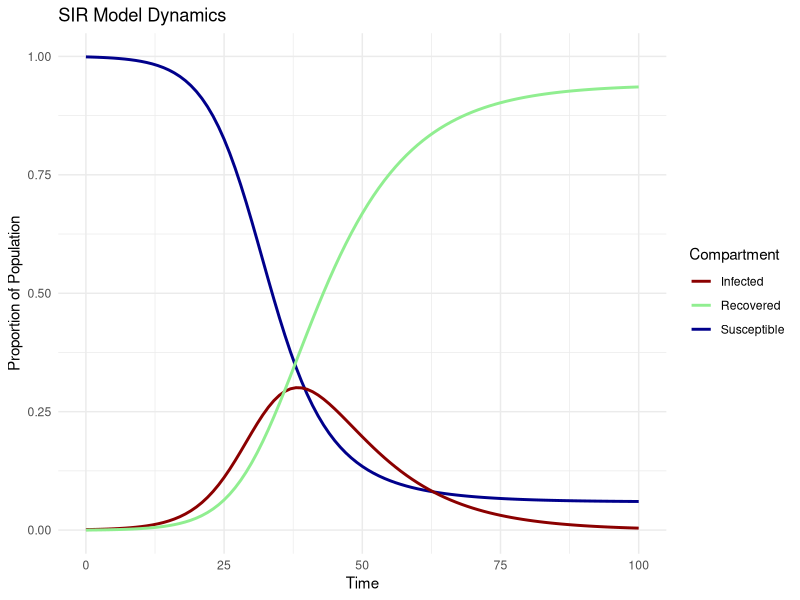
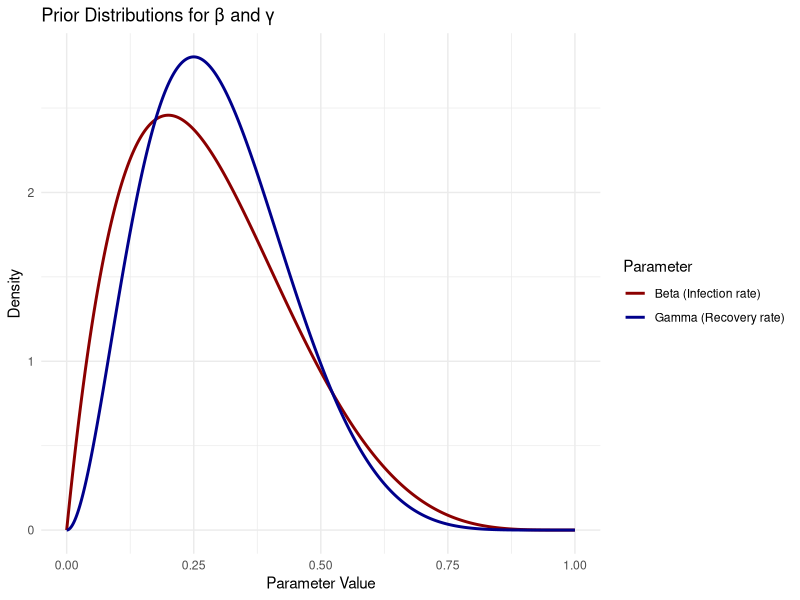
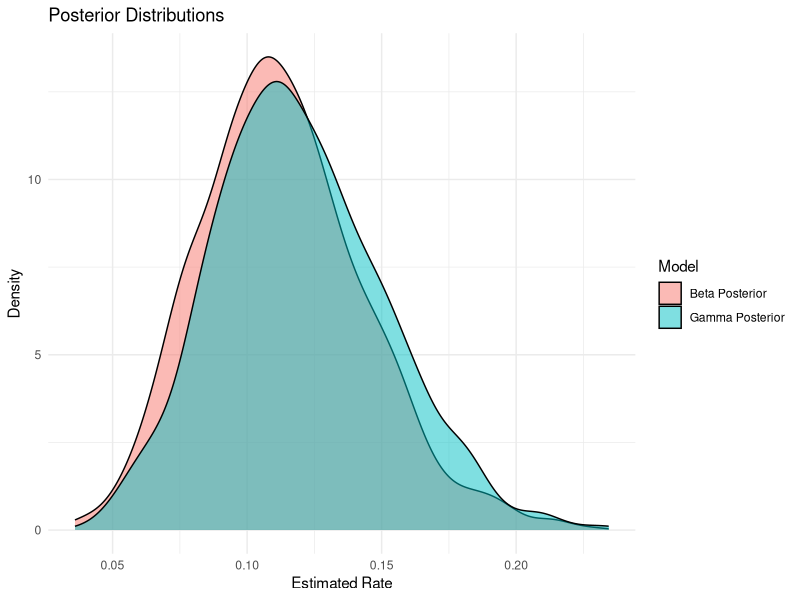
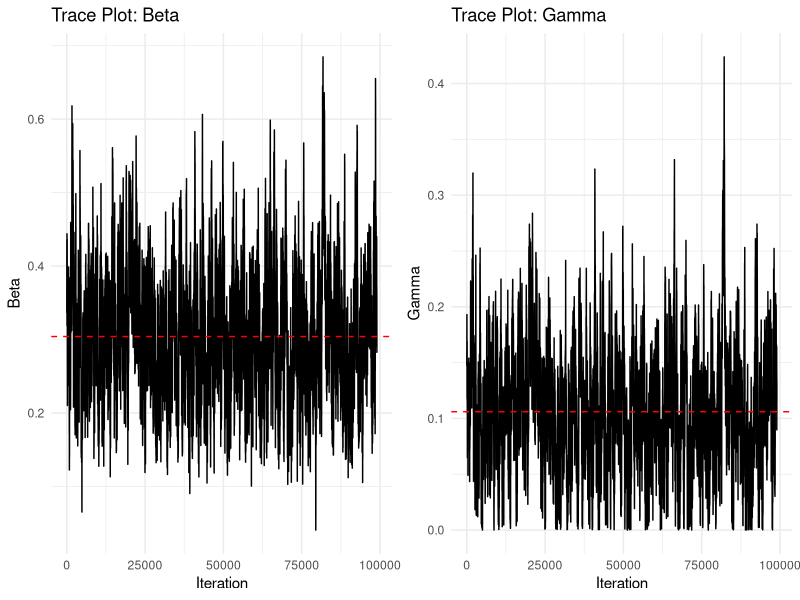
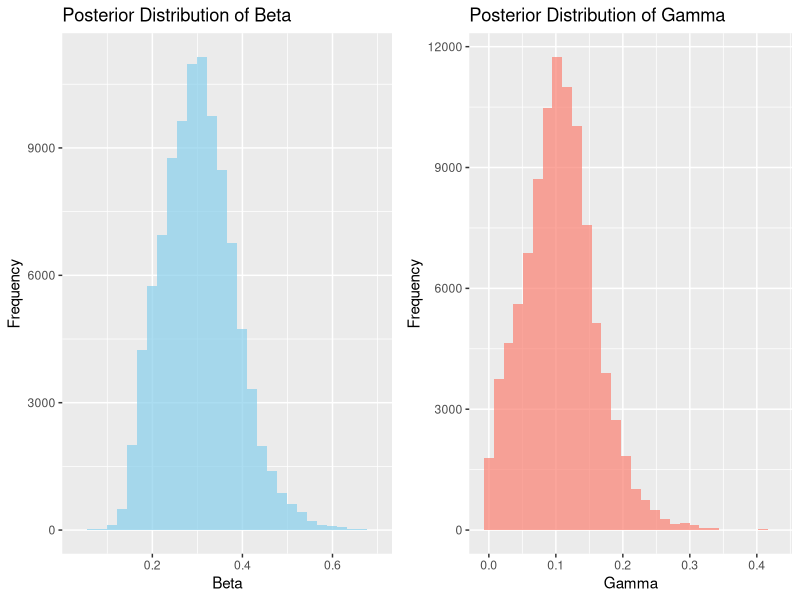
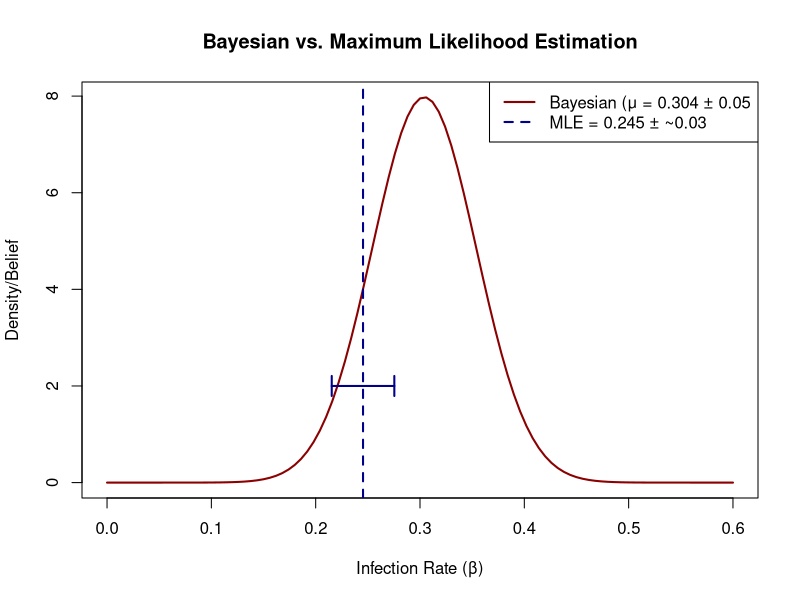
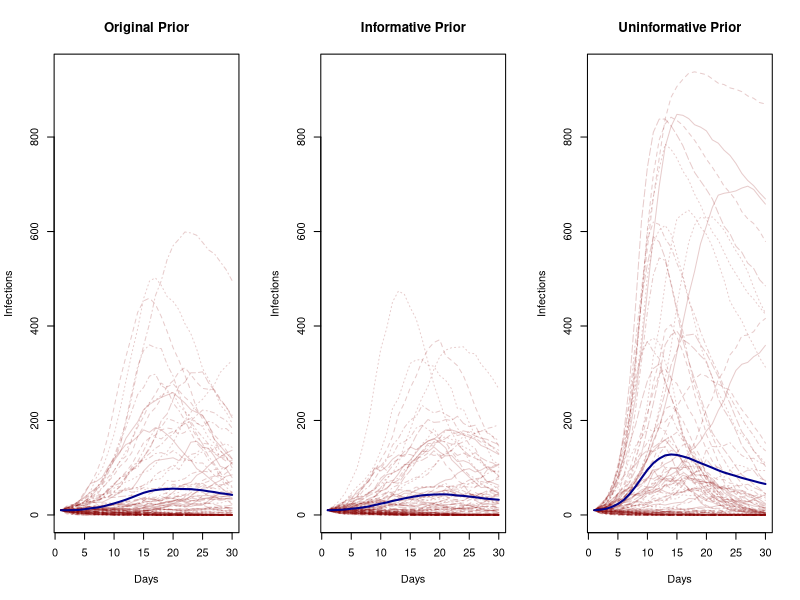
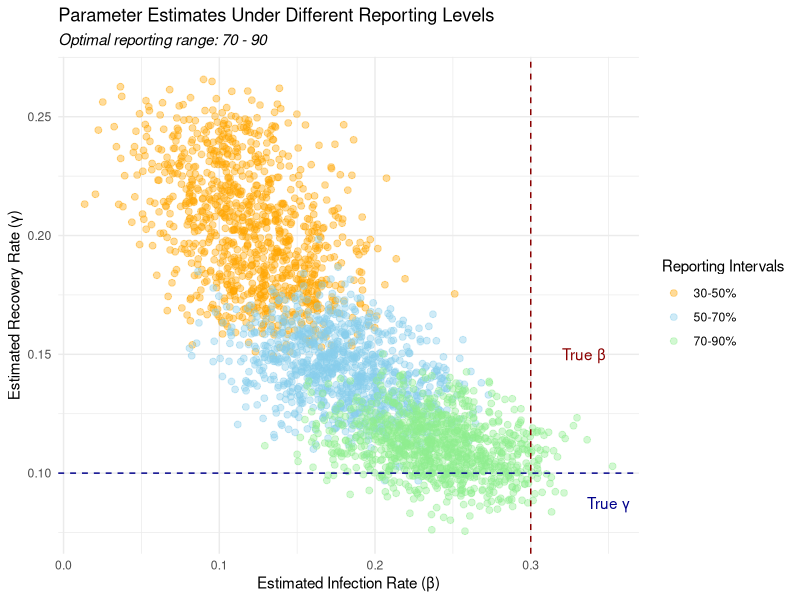

These figures' R source, in order:
## ---- chunk 1
# Load necessary libraries
library(ggplot2)
library(deSolve)
library(MASS)
library(coda)
library(MCMCpack)
# SIR model visualization
sir_model <- function(time, state, parameters) {
  with(as.list(c(state, parameters)), {
    dS <- -beta * S * I
    dI <- beta * S * I - gamma * I
    dR <- gamma * I
    return(list(c(dS, dI, dR)))
  })
}

init <- c(S = 0.999, I = 0.001, R = 0)
times <- seq(0, 100, by = 1)
params <- c(beta = 0.3, gamma = 0.1)

out <- as.data.frame(ode(y = init, times = times, func = sir_model, parms = params))

ggplot(out, aes(x = time)) +
  geom_line(aes(y = S, color = "Susceptible"), size = 1) +
  geom_line(aes(y = I, color = "Infected"), size = 1) +
  geom_line(aes(y = R, color = "Recovered"), size = 1) +
  labs(title = "SIR Model Dynamics",
       x = "Time",
       y = "Proportion of Population",
       color = "Compartment") +
  theme_minimal() +
  scale_color_manual(values = c("Susceptible" = "darkblue", 
                               "Infected" = "darkred", 
                               "Recovered" = "lightgreen"))
## ---- chunk 2
set.seed(123)
# Beta priors for infection rate β and recovery rate γ
beta_prior <- rbeta(1000, 2, 5)
gamma_prior <- rbeta(1000, 3, 7)
# Rates
mean(beta_prior)
mean(gamma_prior)
## ---- chunk 3
# Prior distributions visualization
x <- seq(0, 1, length.out = 1000)
beta_prior <- dbeta(x, 2, 5)
gamma_prior <- dbeta(x, 3, 7)

priors_df <- data.frame(
  x = rep(x, 2),
  density = c(beta_prior, gamma_prior),
  parameter = rep(c("Beta (Infection rate)", "Gamma (Recovery rate)"), each = 1000)
)

ggplot(priors_df, aes(x = x, y = density, color = parameter)) +
  geom_line(size = 1) +
  labs(title = "Prior Distributions for β and γ",
       x = "Parameter Value",
       y = "Density",
       color = "Parameter") +
  theme_minimal() +
  scale_color_manual(values = c("darkred", "darkblue"))

## ---- chunk 4
library(ggplot2)
new_cases <- 10
total_tests <- 100
set.seed(123)
beta_posterior <- rbeta(1000, 2 + new_cases, 5 + (total_tests - new_cases))
gamma_posterior <- rbeta(1000, 3 + new_cases, 7 + (total_tests - new_cases))

# Posterior means 
mean_beta <- mean(beta_posterior)
mean_gamma <- mean(gamma_posterior)

# 95% credible intervals
ci_beta <- quantile(beta_posterior, c(0.025, 0.975))
ci_gamma <- quantile(gamma_posterior, c(0.025, 0.975))

# Plot the posterior distributions
df <- data.frame(
  value = c(beta_posterior, gamma_posterior),
  model = factor(c(rep("Beta Posterior", 1000), rep("Gamma Posterior", 1000)))
)

ggplot(df, aes(x = value, fill = model)) +
  geom_density(alpha = 0.5) +
  labs(title = "Posterior Distributions",
       x = "Estimated Rate",
       y = "Density",
       fill = "Model") +
  theme_minimal()
## ---- chunk 5
# Print summary results
cat("Beta Posterior Mean:", round(mean_beta, 4), "\n")
cat("Beta 95% Credible Interval:", round(ci_beta[1], 4), "-", round(ci_beta[2], 4), "\n\n")

cat("Gamma Posterior Mean:", round(mean_gamma, 4), "\n")
cat("Gamma 95% Credible Interval:", round(ci_gamma[1], 4), "-", round(ci_gamma[2], 4), "\n")

## ---- chunk 6
# Setup and Simulation
set.seed(123)
true_beta <- 0.3
true_gamma <- 0.1
N <- 1000
I0 <- 10
days <- 30

simulate_sir <- function(beta, gamma, N, I0, days) {
  S <- numeric(days)
  I <- numeric(days)
  R <- numeric(days)
  
  S[1] <- N - I0
  I[1] <- I0
  R[1] <- 0
  
  for (t in 2:days) {
    new_inf <- rbinom(1, S[t - 1], 1 - exp(-beta * I[t - 1] / N))
    new_rec <- rbinom(1, I[t - 1], 1 - exp(-gamma))
    
    S[t] <- S[t - 1] - new_inf
    I[t] <- I[t - 1] + new_inf - new_rec
    R[t] <- R[t - 1] + new_rec
  }
  
  return(I)
}
# Simulate observed data
observed_I <- simulate_sir(true_beta, true_gamma, N, I0, days)
observed_I
## ---- chunk 7
mh_sampler <- function(data, N, I0, n_iter = 100000, burn_in = 1000) {
  beta <- 0.2
  gamma <- 0.15
  beta_samples <- numeric(n_iter)
  gamma_samples <- numeric(n_iter)
  accepted <- 0  # Track number of accepted proposals
  
  prior_beta <- function(b) dbeta(b, 2, 5, log = TRUE)
  prior_gamma <- function(g) dbeta(g, 3, 7, log = TRUE)
  
  log_likelihood <- function(b, g) {
    pred <- simulate_sir(b, g, N, I0, length(data))
    sum(dpois(data, lambda = pred, log = TRUE))
  }
  
  for (i in 1:n_iter) {
    beta_prop <- rnorm(1, beta, 0.02)
    gamma_prop <- rnorm(1, gamma, 0.01)
    
    if (beta_prop <= 0 || beta_prop >= 1 || gamma_prop <= 0 || gamma_prop >= 1) {
      beta_samples[i] <- beta
      gamma_samples[i] <- gamma
      next
    }
    
    log_ratio <- (
      log_likelihood(beta_prop, gamma_prop) + 
      prior_beta(beta_prop) + 
      prior_gamma(gamma_prop)
    ) - (
      log_likelihood(beta, gamma) + 
      prior_beta(beta) + 
      prior_gamma(gamma)
    )
    
    if (log(runif(1)) < log_ratio) {
      beta <- beta_prop
      gamma <- gamma_prop
      accepted <- accepted + 1
    }
    
    beta_samples[i] <- beta
    gamma_samples[i] <- gamma
  }
  
  # Remove burn-in
  beta_final <- beta_samples[-(1:burn_in)]
  gamma_final <- gamma_samples[-(1:burn_in)]
  
  return(list(
    beta = beta_final,
    gamma = gamma_final,
    accept_rate = accepted / n_iter
  ))
}
## ---- chunk 8
# Run MH Sampler 
set.seed(123)
results <- mh_sampler(observed_I, N, I0)

# Posterior Summary 
beta_mean <- mean(results$beta)
gamma_mean <- mean(results$gamma)
accept_rate <- results$accept_rate

beta_ci <- quantile(results$beta, probs = c(0.025, 0.975))
gamma_ci <- quantile(results$gamma, probs = c(0.025, 0.975))

cat("Estimated beta (mean):", beta_mean, "\n")
cat("Estimated gamma (mean):", gamma_mean, "\n")
cat("Acceptance rate:", accept_rate, "\n")
cat("95% Credible Interval for beta:", beta_ci, "\n")
cat("95% Credible Interval for gamma:", gamma_ci, "\n")
## ---- chunk 9
# Required for plotting
library(ggplot2)
library(gridExtra)

# Trace Plots 
trace_beta <- qplot(1:length(results$beta), results$beta, geom = "line") +
  ggtitle("Trace Plot: Beta") +
  xlab("Iteration") + ylab("Beta") +
  theme_minimal() +
  geom_hline(yintercept = beta_mean, linetype = "dashed", color = "red")

trace_gamma <- qplot(1:length(results$gamma), results$gamma, geom = "line") +
  ggtitle("Trace Plot: Gamma") +
  xlab("Iteration") + ylab("Gamma") +
  theme_minimal() +
  geom_hline(yintercept = gamma_mean, linetype = "dashed", color = "red")
grid.arrange(trace_beta, trace_gamma, nrow = 1)
# Histograms
hist_beta <- qplot(results$beta, bins = 30, fill = I("skyblue"), alpha = I(0.7)) +
  ggtitle("Posterior Distribution of Beta") +
  xlab("Beta") + ylab("Frequency")

hist_gamma <- qplot(results$gamma, bins = 30, fill = I("salmon"), alpha = I(0.7)) +
  ggtitle("Posterior Distribution of Gamma") +
  xlab("Gamma") + ylab("Frequency")
grid.arrange(hist_beta, hist_gamma, nrow = 1)
## ---- chunk 10
set.seed(123)
# Maximum Likelihood Estimation (MLE)
mle_optim <- function(params, data) {
  beta <- params[1]; gamma <- params[2]
  
  # Ensure parameters are within valid bounds
  if (beta <= 0 || gamma <= 0 || beta >= 1 || gamma >= 1) return(Inf)
  
  # Simulate infections with current parameters
  I_sim <- tryCatch(simulate_sir(beta, gamma, N, I0, length(data)), 
                    error = function(e) return(rep(NA, length(data))))
  
  # Penalize invalid simulations
  if (any(is.na(I_sim)) || any(I_sim < 0)) return(1e6)
  
  # Negative log-likelihood using Poisson approximation
  -sum(dpois(data, lambda = pmax(I_sim, 1e-6), log = TRUE))
}

# Run MLE optimizer
mle_result <- optim(
  par = c(0.2, 0.1),  # Initial guesses for beta and gamma
  fn = mle_optim,
  method = "Nelder-Mead",
  data = observed_I
)

# Print Results for Comparison
cat("Bayesian Estimates:\n")
cat("β (mean):", round(beta_mean, 5), "\n")
cat("γ (mean):", round(gamma_mean, 5), "\n")

cat("MLE Estimates:\n")
cat("β:", round(mle_result$par[1], 5), "\n")
cat("γ:", round(mle_result$par[2], 5), "\n")


## ---- chunk 11
# Bayesian Posterior (Uncertainty) vs. MLE Point Estimate
curve(dnorm(x, mean=beta_mean, sd=0.05), xlim=c(0,0.6), col="darkred", lwd=2,
      main="Bayesian vs. Maximum Likelihood Estimation",
      xlab="Infection Rate (β)", ylab="Density/Belief")
# MLE Point Estimate (from our optimization result)
abline(v=mle_result$par[1], col="darkblue", lwd=2, lty=2)
# Add uncertainty range for MLE (approximate 95% CI)
arrows(x0=mle_result$par[1]-0.03, y0=2, x1=mle_result$par[1]+0.03, y1=2, 
       col="darkblue", code=3, angle=90, length=0.1, lwd=2)
legend("topright", 
       legend=c(paste("Bayesian (μ =", round(beta_mean,3), "± 0.05"), 
               paste("MLE =", round(mle_result$par[1],3), "± ~0.03")),
       col=c("darkred", "darkblue"), lty=c(1,2), lwd=2)
## ---- chunk 12
# Define function to simulate SIR with different priors
simulate_sir_priors <- function(beta_prior_a, beta_prior_b, 
                               gamma_prior_a, gamma_prior_b, 
                               n_sim = 100, days = 30) {
  set.seed(123)
  forecasts <- matrix(NA, nrow = n_sim, ncol = days)
  
  for (i in 1:n_sim) {
    # Sample from priors
    beta <- rbeta(1, beta_prior_a, beta_prior_b)
    gamma <- rbeta(1, gamma_prior_a, gamma_prior_b)
    
    # Simulate outbreak
    sim <- simulate_sir(beta, gamma, N = 1000, I0 = 10, days = days)
    forecasts[i,] <- sim
  }
  
  return(forecasts)
}

# Run with different priors
priors <- list(
  Original = list(beta_a = 2, beta_b = 5, gamma_a = 3, gamma_b = 7),
  Informative = list(beta_a = 4, beta_b = 10, gamma_a = 6, gamma_b = 14),
  Uninformative = list(beta_a = 1, beta_b = 1, gamma_a = 1, gamma_b = 1)
)

# Simulate forecasts for each set of priors
results <- lapply(priors, function(p) {
  simulate_sir_priors(p$beta_a, p$beta_b, p$gamma_a, p$gamma_b)
})

# Plot comparison of results for each prior
par(mfrow = c(1, 3))  # Create 1 row, 3 column grid for plots
for (i in 1:3) {
  matplot(t(results[[i]]), type = "l", col = adjustcolor("darkred", 0.2),
          main = paste(names(priors)[i], "Prior"),
          xlab = "Days", ylab = "Infections",
          ylim = c(0, max(unlist(results))))  
  lines(colMeans(results[[i]]), col = "darkblue", lwd = 2)  # Add line for average infection curve
}

## ---- chunk 13
library(ggplot2)
library(reshape2)

# True parameters
true_beta <- 0.3
true_gamma <- 0.1

# Define reporting intervals as ranges (30-50%, 50-70%, 70-90%)
reporting_ranges <- list(
  c(0.3, 0.5),
  c(0.5, 0.7),
  c(0.7, 0.9)
)

# Simulate data for each range
set.seed(123)
results_list <- lapply(reporting_ranges, function(range) {
  reporting_level <- runif(1000, min = range[1], max = range[2]) # Random levels within each range
  data.frame(
    reporting_min = range[1],
    reporting_max = range[2],
    beta_est = true_beta * reporting_level + rnorm(1000, sd = 0.03),
    gamma_est = true_gamma / (reporting_level + 0.1) + rnorm(1000, sd = 0.01)
  )
})

# Combine results
results_df <- do.call(rbind, results_list)

# Create interval labels for legend
results_df$reporting_interval <- paste0(
  results_df$reporting_min*100, "-", 
  results_df$reporting_max*100, "%"
)

# Find optimal range (where estimates are closest to truth)
results_df$total_error <- abs(results_df$beta_est - true_beta) + abs(results_df$gamma_est - true_gamma)
optimal_range <- results_df[which.min(results_df$total_error), c("reporting_min", "reporting_max")]

# Plot with interval-based legend
ggplot(results_df, aes(x = beta_est, y = gamma_est, 
                      color = factor(reporting_interval, 
                                    levels = unique(results_df$reporting_interval)))) +
  geom_point(alpha = 0.4, size = 2) +
  geom_vline(xintercept = true_beta, linetype = "dashed", color = "darkred") +
  geom_hline(yintercept = true_gamma, linetype = "dashed", color = "darkblue") +
  labs(
    title = "Parameter Estimates Under Different Reporting Levels",
    subtitle = paste("Optimal reporting range:", optimal_range$reporting_min*100, "-", 
                    optimal_range$reporting_max*100),
    x = "Estimated Infection Rate (β)",
    y = "Estimated Recovery Rate (γ)",
    color = "Reporting Intervals"
  ) +
  scale_color_manual(values = c("orange", "skyblue", "lightgreen")) + 
  theme_minimal() +
  theme(
    legend.position = "right",
    plot.subtitle = element_text(face = "italic")
  ) +
  annotate("text", x = true_beta + 0.02, y = 0.15, 
           label = "True β", color = "darkred", hjust = 0) +
  annotate("text", x = 0.35, y = true_gamma - 0.01, 
           label = "True γ", color = "darkblue", vjust = 1)
## ---- chunk 14
# Policy decision analysis based on uncertainty
policy_analysis <- function(beta_posterior, gamma_posterior) {
  # Calculate probability that beta exceeds threshold 
  prob_high_beta <- mean(beta_posterior > 0.3)
  
  # Calculate probability that R0 (beta/gamma) > 1
  R0_samples <- beta_posterior / gamma_posterior
  prob_R0_gt1 <- mean(R0_samples > 1)
  
  # Policy recommendations with conditions
  recommendations <- list()
  recommendations$lockdown <- ifelse(prob_high_beta > 0.8, "Strongly Recommended",
                                   ifelse(prob_high_beta > 0.5, "Recommended",
                                          "Not Recommended"))
  recommendations$vaccination <- ifelse(prob_R0_gt1 > 0.7, "Urgent Need",
                                      ifelse(prob_R0_gt1 > 0.3, "Recommended",
                                             "Monitor Situation"))
  
  return(list(
    prob_high_beta = prob_high_beta,
    prob_R0_gt1 = prob_R0_gt1,
    recommendations = recommendations
  ))
}
# Analyze results
policy_results <- policy_analysis(beta_posterior, gamma_posterior)
policy_results
## ---- chunk 15
# Create policy visualization (matching image style)
policy_df <- data.frame(
  Metric = c("P(β > 0.3)", "P(R0 > 1)"),
  Value = c(policy_results$prob_high_beta, policy_results$prob_R0_gt1)
)

ggplot(policy_df, aes(x = Metric, y = Value, fill = Value > 0.5)) +
  geom_bar(stat = "identity", width = 0.6) +
  geom_hline(yintercept = 0.5, linetype = "dashed", color = "darkred") +
  scale_y_continuous(limits = c(0, 1), breaks = c(0, 0.25, 0.50, 0.75, 1.00)) +
  scale_fill_manual(values = c("FALSE" = "gray", "TRUE" = "steelblue")) +
  labs(title = "Policy Decision Metrics",
       subtitle = paste("Lockdown:", policy_results$recommendations$lockdown,
                       "| Vaccination:", policy_results$recommendations$vaccination),
       y = "Probability") +
  theme_minimal() +
  theme(legend.position = "none")
## ---- chunk 16
library(MCMCpack)
posterior <- MCMCmetrop1R(
  fun = function(params){
    beta <- params[1]
    gamma <- params[2]
    if(beta <= 0 || beta >= 1 || gamma <= 0 || gamma >= 1) return(-Inf)
    sum(dpois(observed_I, lambda = beta * 1000 * 0.7, log = TRUE)) +
      dbeta(beta, 2, 5, log = TRUE) +
      dbeta(gamma, 3, 7, log = TRUE)
  },
  theta.init = c(0.3, 0.1),
  thin = 1,
  mcmc = 10000,
  burnin = 1000
)
## ---- chunk 17
# Check acceptance rate
acceptance.rates <- 1 - rejectionRate(posterior)
cat("Acceptance rate:", acceptance.rates)
## ---- chunk 18
# Load necessary libraries
library(igraph)
library(sna)
library(ggplot2)
library(network)

# Define health states
STATES <- 5
STATELABELS <- c("Shielded (H)", "Infiltrated (I)", "Spreader (S)", 
                 "Resistant (R)", "Fallen (F)")
STATECODES <- c("H", "I", "S", "R", "F")  # Short codes for visualization

# Define places with risk levels
PLACES <- c("Home", "School", "Work", "Public")
RISK_LEVELS <- c(0.8, 0.5, 0.5, 0.2)  # High risk at home, lower risk in public

# Initialize transition matrix & state durations
transitionMatrix <- matrix(0, STATES, STATES)
stateMin <- rep(1, STATES)   # Minimum days in state
stateMax <- rep(1, STATES)   # Maximum days in state

# Bayesian prior distributions (Beta)
beta_infect <- rbeta(1, 2, 5)  # Initial belief about infection rate
beta_recover <- rbeta(1, 3, 7)  # Initial belief about recovery rate

# Define transition probabilities & durations
stateMin[2] <- 3;  stateMax[2] <- 10  # Infiltrated duration
transitionMatrix[2,3] <- beta_infect   # Infiltrated → Spreader

stateMin[3] <- 3;  stateMax[3] <- 8
transitionMatrix[3,4] <- 0.3  # Spreader → Resistant
transitionMatrix[3,5] <- 0.2  # Spreader → Fallen

stateMin[4] <- 5;  stateMax[4] <- 14
transitionMatrix[4,1] <- 0.1  # Resistant → Shielded (possible loss of resistance)

# Function to set agent state
setAgentState <- function(agent, state) {
  agent$state <- state
  if (sum(transitionMatrix[state, ]) > 0) {
    agent$stateCountdown <- sample(seq(stateMin[state], stateMax[state]), 1)
    agent$nextState <- sample(1:STATES, prob=transitionMatrix[state,], size=1)
  } else {
    agent$stateCountdown <- NA
    agent$nextState <- NA
  }
  return(agent)
}

# Transition function
transitionAgent <- function(agent) {
  return(setAgentState(agent, agent$nextState))
}

# Update function
updateAgent <- function(agent) {
  if (!is.na(agent$stateCountdown)) {
    agent$stateCountdown <- agent$stateCountdown - 1
    if (agent$stateCountdown <= 0) {
      agent <- transitionAgent(agent)
    }
  }
  return(agent)
}
## ---- chunk 19
# Simulate a population
num_agents <- 100
agents <- vector("list", num_agents)
for (i in 1:num_agents) {
  agents[[i]] <- list(state = sample(1:STATES, 1))
  agents[[i]] <- setAgentState(agents[[i]], agents[[i]]$state)
}

# Simulate progression over time
days <- 30
for (day in 1:days) {
  for (i in 1:num_agents) {
    agents[[i]] <- updateAgent(agents[[i]])
  }
}

# Bayesian updating (new evidence updates Beta distributions)
new_cases <- 10
total_tests <- 50
beta_infect <- rbeta(1, 2 + new_cases, 5 + (total_tests - new_cases))
beta_recover <- rbeta(1, 3 + new_cases, 7 + (total_tests - new_cases))

# Create network visualization of disease progression
graph <- graph_from_adjacency_matrix(transitionMatrix, mode="directed", weighted=TRUE)
plot(graph, vertex.label=STATELABELS, edge.arrow.size=0.5, 
     main="Disease Progression Network")
## ---- chunk 20
# Define colors for states
state_colors <- c("lightblue", "salmon", "darkred", "darkgreen", "black")

# Generate a random scale-free network
set.seed(123)
g <- barabasi.game(num_agents, directed = TRUE)

# Assign random health states to nodes using short codes
V(g)$state <- sample(STATECODES, num_agents, replace = TRUE)

# Assign colors based on states
V(g)$color <- state_colors[match(V(g)$state, STATECODES)]

# Plot the network
layout <- layout_with_fr(g)
plot(g, 
     layout = layout,
     vertex.color = V(g)$color, 
     vertex.size = 8,
     vertex.label = V(g)$state,
     vertex.label.cex = 0.4,
     vertex.label.color = "black",
     edge.arrow.size = 0.3,
     main = "Bayesian ABM Network")
legend("topright", legend = STATELABELS, col = state_colors, pch = 16, bty = "n")
## ---- chunk 21
# Simulation parameters
num_days <- 30
infection_prob <- 0.1
recovery_prob <- 0.05

# Initialize with more Shielded and a few Infiltrated
V(g)$state <- "H" 
initial_infected <- sample(V(g), size = 5)
V(g)[initial_infected]$state <- "I" 

# Update function for network
update_states <- function(g) {
  new_states <- V(g)$state
  
  for (v in V(g)) {
    if (new_states[v] == "I" && runif(1) < recovery_prob) {
      new_states[v] <- "R"
    }
    if (new_states[v] == "H") {
      neighbors <- neighbors(g, v, mode = "in")
      if (any(V(g)[neighbors]$state == "S") && runif(1) < infection_prob) {
        new_states[v] <- "I"
      }
    }
    if (new_states[v] == "I" && runif(1) < 0.3) {
      new_states[v] <- "S"
    }
    if (new_states[v] == "S" && runif(1) < 0.1) {
      new_states[v] <- "F"
    }
  }
  
  V(g)$state <- new_states
  V(g)$color <- state_colors[match(V(g)$state, STATECODES)]
  return(g)
}

# Run and visualize progression
for (day in 1:num_days) {
  g <- update_states(g)
  plot(g, 
       layout = layout,
       vertex.color = V(g)$color, 
       vertex.size = 8,
       vertex.label = V(g)$state,
       vertex.label.cex = 0.4,
       edge.arrow.size = 0.3,
       main = sprintf("Day %d", day))
  legend("topright", legend = STATELABELS, col = state_colors, pch = 16, bty = "n")
  Sys.sleep(0.5)
}
